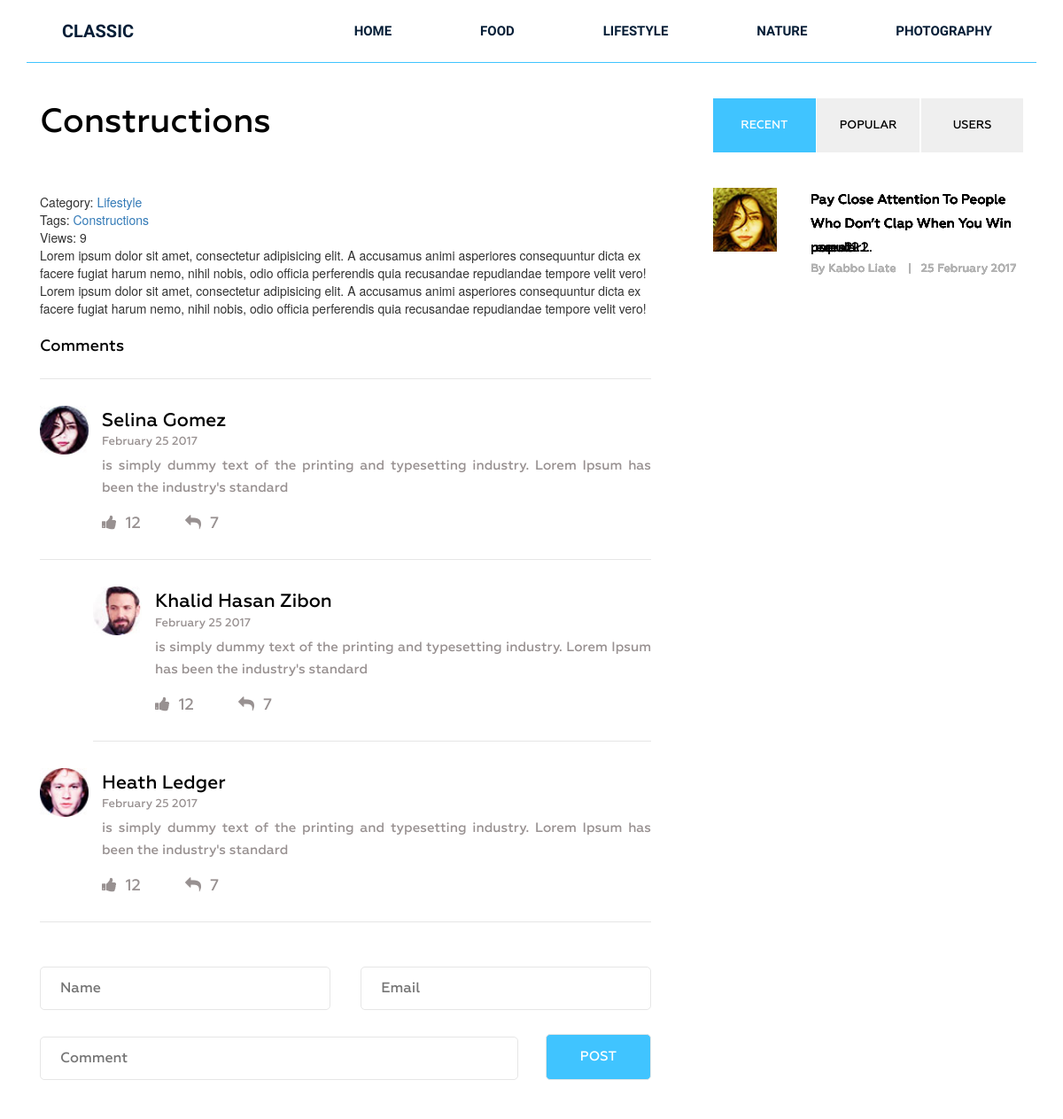
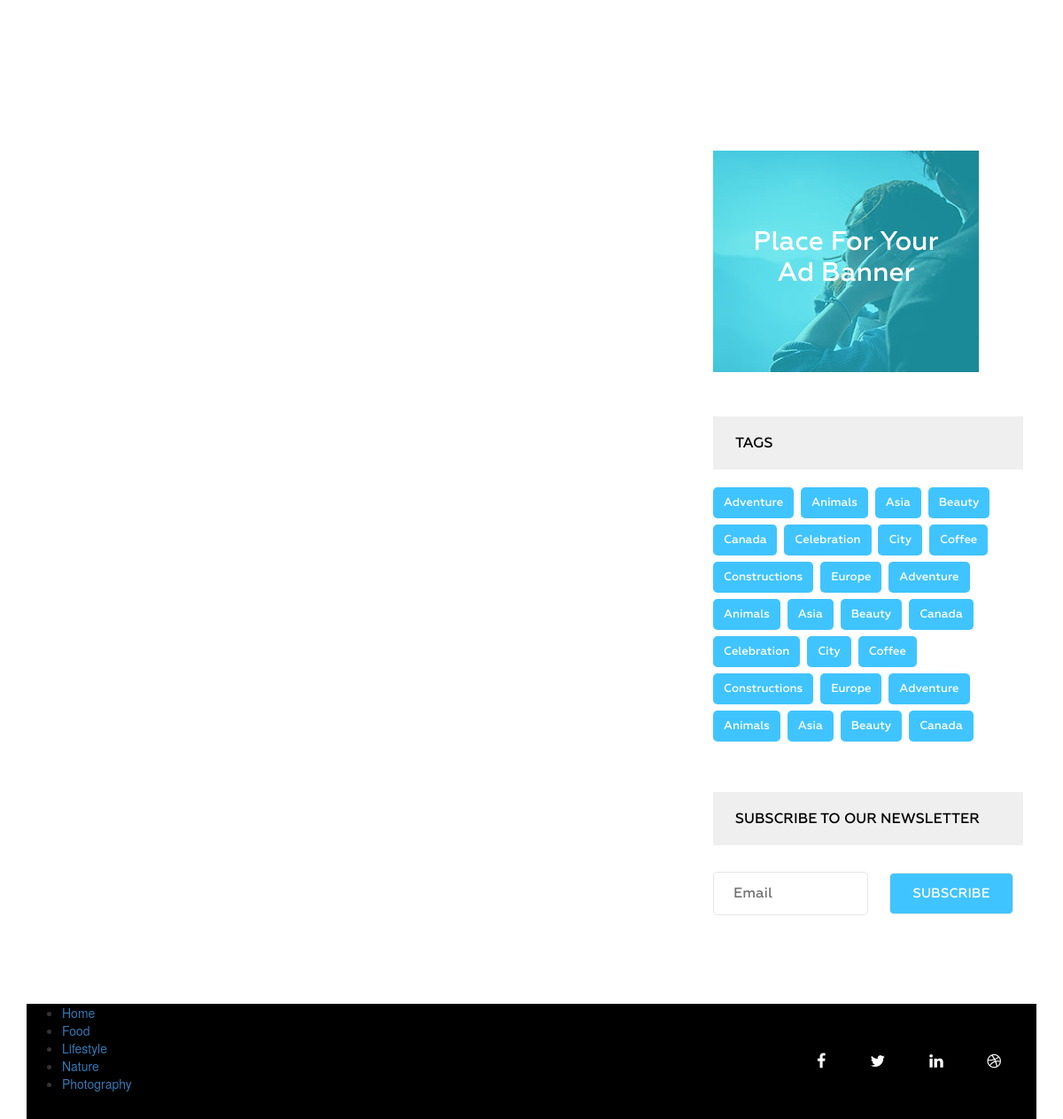
Page /post/constructions/ on the committed database (2 pictures, top to bottom).
### blog/models.py (models this page shows, shortened)
class Category(models.Model):
    title = models.CharField(max_length=255, verbose_name='Заголовок категории')
    slug = models.SlugField(max_length=255, verbose_name='url категории', unique=True)
    def __str__(self):
        return self.title
    def get_absolute_url(self):
        return reverse('category', kwargs={"slug": self.slug})
    class Meta:
        verbose_name = 'Категория'
        verbose_name_plural = 'Категории'
        ordering = ['title']

class Post(models.Model):
    title = models.CharField(max_length=255, verbose_name='Заголовок тега')
    slug = models.SlugField(max_length=50, verbose_name='url тега', unique=True)
    author = models.CharField(max_length=100)
    content = models.TextField(blank=True)
    created_at = models.DateTimeField(auto_now_add=True, verbose_name='Опубликовано')
    photo = models.ImageField(upload_to='photo/%Y/%m/%d/', blank=True)
    views = models.IntegerField(default=0, verbose_name='Кол-во просмотров')
    category = models.ForeignKey(Category, on_delete=models.PROTECT, related_name='posts')
    tags = models.ManyToManyField(Tag, blank=True, related_name='posts')
    class Meta:
        verbose_name = 'Статья'
        verbose_name_plural = 'Статьи'
        ordering = ['-created_at']

class Tag(models.Model):
    title = models.CharField(max_length=255, verbose_name='title_tag')
    slug = models.SlugField(max_length=255, verbose_name='url_slug', unique=True)
    class Meta:
        verbose_name = 'Тэг'
        verbose_name_plural = 'Тэги'
        ordering = ['title']

### blog/views.py (the view)
# urls.py: path('post/<str:slug>/', GetPost.as_view(), name='post'),
class GetPost(DetailView):
    model = Post
    template_name = 'blog/single.html'
    context_object_name = 'post'
    def get_context_data(self, *, object_list=None, **kwargs):
        context = super().get_context_data(**kwargs)
        self.object.views = F('views') + 1
        self.object.views = F('views') + 1
        self.object.save()
        self.object.refresh_from_db() # помогает обновлять значения из бд
        return context

### blog/templates/blog/single.html (shortened to what this page needs)
<!DOCTYPE html>
<html lang="en">
{% extends 'base.html' %}
{% load static %}
{% block content %}
<section class="single-blog-area">
    <div class="container">
        <div class="row">
            <div class="col-md-12">
                <div class="border-top">
                    <div class="col-md-8">
                        <div class="blog-area">
                            <div class="blog-area-part">
                                <h2>{{ post.title }}</h2>
                                <div class="single-content">
                                    <div>
                                        <span>Category: <a href="{{ post.category.get_absolute_url }}">{{ post.category }}</a></span>
                                        <br>
                                        {% if post.tags.exists %}
                                        <span>
                                            Tags:
                                            {% for tag in post.tags.all %}
                                            <a href="{{ tag.get_absolute_url }}">{{ tag.title }}</a>
                                            {% endfor %}
                                        </span>
                                        <br>
                                        {% endif %}
                                        <span>Views: {{ post.views }}</span>
                                    </div>
                                    {{ post.content|striptags }}
                                </div>
                            </div>
                            <div class="commententries">
                                <h3>Comments</h3>
                                <ul class="commentlist">
                                    <li>
                                        <article class="comment">
                                            <header class="comment-author">
                                                <img src="img/author-1.jpg" alt="">
                                            </header>
                                            <section class="comment-details">
                                                <div class="author-name">
                                                    <h5><a href="#">Selina Gomez</a></h5>
                                                    <p>February 25 2017</p>
                                                </div>
                                                <div class="comment-body">
                                                    <p>is simply dummy text of the printing and typesetting industry.
                                                        Lorem Ipsum has been the industry's standard </p>
                                                </div>
                                                <div class="reply">
                                                    <p><span><a href="#"><i class="fa fa-thumbs-up"
                                                                            aria-hidden="true"></i></a>12</span><span><a
                                                            href="#"><i class="fa fa-reply" aria-hidden="true"></i></a>7</span>
                                                    </p>
                                                </div>
                                            </section>
                                        </article>
                                        <ul class="children">
                                            <li>
                                                <article class="comment">
                                                    <header class="comment-author">
                                                        <img src="img/author-2.jpg" alt="">
                                                    </header>
                                                    <section class="comment-details">
                                                        <div class="author-name">
                                                            <h5><a href="#">Khalid Hasan Zibon</a></h5>
                                                            <p>February 25 2017</p>
                                                        </div>
                                                        <div class="comment-body">
                                                            <p>is simply dummy text of the printing and typesetting
                                                                industry. Lorem Ipsum has been the industry's
                                                                standard </p>
                                                        </div>
                                                        <div class="reply">
                                                            <p><span><a href="#"><i class="fa fa-thumbs-up"
                                                                                    aria-hidden="true"></i></a>12</span><span><a
                                                                    href="#"><i class="fa fa-reply"
                                                                                aria-hidden="true"></i></a>7</span></p>
                                                        </div>
                                                    </section>
                                                </article>
                                            </li>
                                        </ul>
                                    </li>
                                    <li>
                                        <article class="comment">
                                            <header class="comment-author">
                                                <img src="img/author-3.jpg" alt="">
                                            </header>
                                            <section class="comment-details">
                                                <div class="author-name">
                                                    <h5><a href="#">Heath Ledger</a></h5>
                                                    <p>February 25 2017</p>
                                                </div>
                                                <div class="comment-body">
                                                    <p>is simply dummy text of the printing and typesetting industry.
                                                        Lorem Ipsum has been the industry's standard </p>
                                                </div>
                                                <div class="reply">
                                                    <p><span><a href="#"><i class="fa fa-thumbs-up"
                                                                            aria-hidden="true"></i></a>12</span><span><a
                                                            href="#"><i class="fa fa-reply" aria-hidden="true"></i></a>7</span>
                                                    </p>
                                                </div>
                                            </section>
                                        </article>
                                    </li>
                                </ul>
                            </div>
                            <form action="#" method="get">
                                <div class="name">
                                    <input type="text" name="" id="" placeholder="Name" class="name">
                                </div>
                                <div class="email">
                                    <input type="email" name="" id="" placeholder="Email" class="email">
                                </div>
                                <div class="comment">
                                    <input type="text" name="" id="" placeholder="Comment" class="comment">
                                </div>
                                <div class="post">
                                    <input type="submit" value="Post">
                                </div>
                            </form>
                        </div>
                    </div>
                    <div class="col-md-4">
                        <div class="button-group filters-button-group">
                            <button data-filter=".recent" class="button is-checked">Recent</button>
                            <button data-filter=".popular" class="button">popular</button>
                            <button data-filter=".users" class="button">Users</button>
                        </div>
                        <div class="grid" style="position: relative; height: 1221.93px;">
                            <div class="portfolio-item recent" style="position: absolute; left: 0px; top: 0px;">
                                <div class="portfolio-text">
                                    <h5><a href="#">Pay Close Attention To People Who Don’t Clap When You Win
                                        recent1.</a></h5>
                                    <p>By Kabbo Liate <span>|</span>25 February 2017</p>
                                </div>
                            </div>
                            <div class="portfolio-item recent" style="position: absolute; left: 0px; top: 0px;">
                                <div class="portfolio-text">
                                    <h5><a href="#">Pay Close Attention To People Who Don’t Clap When You Win
                                        recent2.</a></h5>
                                    <p>By Kabbo Liate <span>|</span>25 February 2017</p>
                                </div>
                            </div>
                            <div class="portfolio-item popular" style="position: absolute; left: 0px; top: 0px;">
                                <div class="portfolio-text">
                                    <h5><a href="#">Pay Close Attention To People Who Don’t Clap When You Win
                                        popular1.</a></h5>
                                    <p>By Kabbo Liate <span>|</span>25 February 2017</p>
                                </div>
                            </div>
                            <div class="portfolio-item popular" style="position: absolute; left: 0px; top: 0px;">
                                <div class="portfolio-text">
                                    <h5><a href="#">Pay Close Attention To People Who Don’t Clap When You Win
                                        popular2.</a></h5>
                                    <p>By Kabbo Liate <span>|</span>25 February 2017</p>
                                </div>
                            </div>
                            <div class="portfolio-item users" style="position: absolute; left: 0px; top: 0px;">
                                <div class="portfolio-text">
                                    <h5><a href="#">Pay Close Attention To People Who Don’t Clap When You Win
                                        users1.</a></h5>
                                    <p>By Kabbo Liate <span>|</span>25 February 2017</p>
                                </div>
                            </div>
                            <div class="portfolio-item users" style="position: absolute; left: 0px; top: 0px;">
                                <img src="img/portfolio1.jpg" alt="">
                                <div class="portfolio-text">
                                    <h5><a href="#">Pay Close Attention To People Who Don’t Clap When You Win
                                        users2.</a></h5>
                                    <p>By Kabbo Liate <span>|</span>25 February 2017</p>
                                </div>
                            </div>
                        </div>
                        <div class="sidebar-ads">
                            <img src="img/sidebar-ads.jpg" alt="">
                            <p>Place For Your <br> Ad Banner</p>
                        </div>
                        <div class="tags">
                            <h2 class="sidebar-title">Tags</h2>
                            <p><a href="#">Adventure</a></p>
                            <p><a href="#">Animals</a></p>
                            <p><a href="#">Asia</a></p>
                            <p><a href="#">Beauty</a></p>
                            <p><a href="#">Canada</a></p>
                            <p><a href="#">Celebration</a></p>
                            <p><a href="#">City</a></p>
                            <p><a href="#">Coffee</a></p>
                            <p><a href="#">Constructions</a></p>
                            <p><a href="#">Europe</a></p>
                            <p><a href="#">Adventure</a></p>
                            <p><a href="#">Animals</a></p>
                            <p><a href="#">Asia</a></p>
                            <p><a href="#">Beauty</a></p>
                            <p><a href="#">Canada</a></p>
                            <p><a href="#">Celebration</a></p>
                            <p><a href="#">City</a></p>
                            <p><a href="#">Coffee</a></p>
                            <p><a href="#">Constructions</a></p>
                            <p><a href="#">Europe</a></p>
                            <p><a href="#">Adventure</a></p>
                            <p><a href="#">Animals</a></p>
                            <p><a href="#">Asia</a></p>
                            <p><a href="#">Beauty</a></p>
                            <p><a href="#">Canada</a></p>
                        </div>
                        <div class="newsletter">
                            <h2 class="sidebar-title">Subscribe To oUR nEWSLETTER</h2>
                            <form action="#" method="post">
                                <input type="email" name="" id="" placeholder="Email">
                                <input type="submit" value="Subscribe">
                            </form>
                        </div>
                    </div>
                </div>
            </div>
        </div>
    </div>
</section>
{% endblock %}

### blog/templates/blog/menu_tpl.html
<div class="{{ menu_class }}">
    <ul>
        <li><a href="{% url 'home' %}">Home</a></li>
        {% for item in categories %}
            <li><a href="{{ item.get_absolute_url }}">{{ item.title }}</a></li>
        {% endfor %}
    </ul>
</div>

### rows in the picture
Category: title "FOOD", title "Food"
Category: title "LIFESTYLE", title "Lifestyle"
Category: title "NATURE", title "Nature"
Category: title "PHOTOGRAPHY", title "Photography"
Post: title "Constructions", category "Lifestyle", views "9", content "Lorem ipsum dolor sit amet, consectetur adipisicing elit. A accusamus animi asperiores consequuntur dicta ex facere fugiat harum nemo, nihil nobis, odio officia perferendis quia recusandae repudiandae tempore velit vero! Lorem ipsum dolor sit amet, consectetur adipisicing elit. A accusamus animi asperiores consequuntur dicta ex facere fugiat harum nemo, nihil nobis, odio officia perferendis quia recusandae repudiandae tempore velit vero!"
Tag: title "Constructions"
